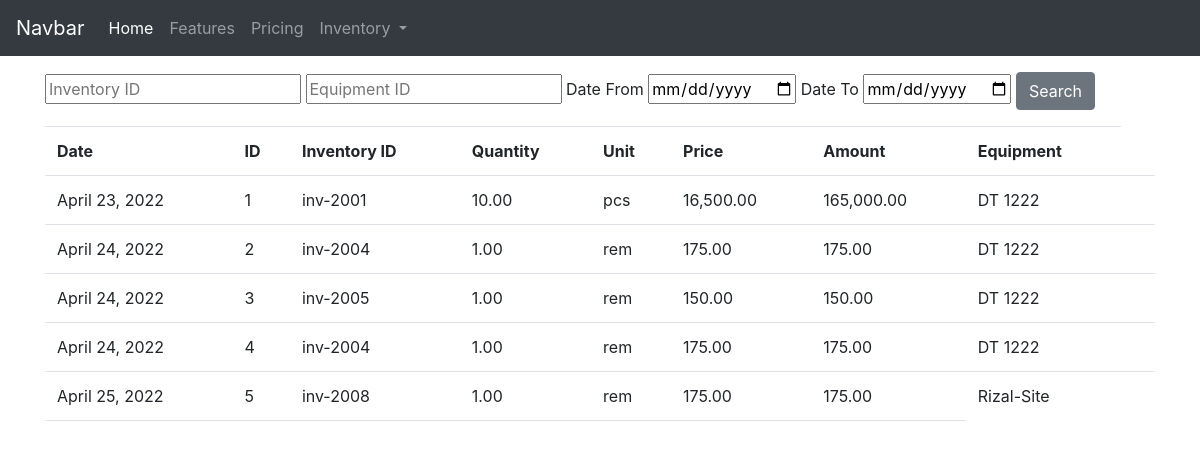
The app's page /inventorylist/, older data.
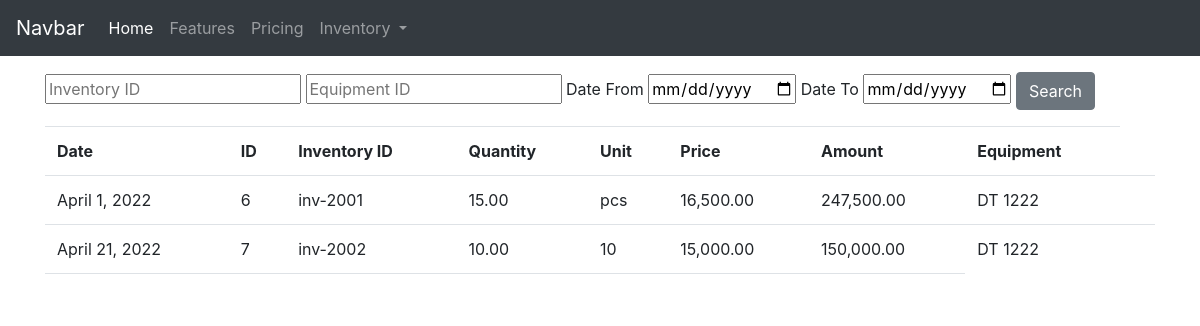
The same page, newer data.
### inventory_management/models.py (models this page shows, shortened)
class inventory_transaction(models.Model):
    CATEGORY_TYPE = (
        ('1', _('Tires')),
        ('2', _('Oil & Lubricants')),
        ('3', _('Mechanical Parts')),
        ('4', _('Office Supplies')),
        ('5', _('Tools Supplies')),
        ('6', _('Others Supplies')),
    )
    transactions_inventory = models.ForeignKey(inventory_db, on_delete=models.CASCADE, null=True, blank=True)
    trans_date = models.DateField(default=date.today, verbose_name=_('Date'))
    inventory_id = models.CharField(max_length=20, verbose_name=_('Inventory id'))
    brand = models.CharField(max_length=100,verbose_name=_('Brand'))
    category_inv = models.CharField(max_length=25, choices=CATEGORY_TYPE, verbose_name=_('Category Type'))
    item_description = models.CharField(max_length=100, verbose_name=_('Item Description'))
    quantity = models.DecimalField(max_digits=19,decimal_places=2,null=True, blank=True)
    unit_measurement = models.CharField(max_length=50, verbose_name=_('Unit'))
    inventory_price = models.DecimalField(max_digits=19,decimal_places=2,null=True, blank=True)
    inventory_amount = models.DecimalField(max_digits=19,decimal_places=2,null=True, blank=True)
    equipment = models.CharField(max_length=20, verbose_name=_('equipment'))
    update = models.DateTimeField(auto_now=True)
    created = models.DateTimeField(auto_now_add=True)
    class Meta:
        ordering = ['-transactions_inventory']
        verbose_name = _('inventory_transaction')
        verbose_name_plural = _('inventories_transactions')
        db_table = 'inventory_transaction'

### inventory_management/views.py (the view)
# urls.py: path('inventorylist/', views.inventory_list, name="inventorylist"),
def inventory_list(request):
    if request.method=="POST":
        equipment_search = request.POST.get('equipment_id')
        inventory_search = request.POST.get('Inventory_id')
        date_from = request.POST.get('date_from')
        date_to = request.POST.get('date_to')
        if equipment_search != '' and  inventory_search != '':
            searchResult = inventory_transaction.objects.raw('SELECT id, inventory_id, quantity,\
                                                unit_measurement,inventory_price,inventory_amount,\
                                                    equipment\
                                                from inventory_transaction where \
                                                equipment like "%'+ equipment_search +'%" and \
                                                inventory_id like "%'+ inventory_search +'%"' )
            return render (request,"inventoryList.html", {"inventory_list": searchResult})
        elif equipment_search != '' and inventory_search == '':
            searchResult = inventory_transaction.objects.raw('SELECT id, inventory_id, quantity,\
                                                unit_measurement,inventory_price,inventory_amount,\
                                                    equipment\
                                                from inventory_transaction where \
                                                equipment like "%'+ equipment_search +'%"' )
            return render (request,"inventoryList.html", {"inventory_list": searchResult})
        elif equipment_search == '' and inventory_search != '':
            searchResult = inventory_transaction.objects.raw('SELECT id, inventory_id, quantity,\
                                                unit_measurement,inventory_price,inventory_amount,\
                                                    equipment\
                                                from inventory_transaction where \
                                                inventory_id like "%'+ inventory_search +'%"' )
            return render (request,"inventoryList.html", {"inventory_list": searchResult})
        elif equipment_search =='' and inventory_search == '' and date_from !='' and date_to !='' :
            searchResult = inventory_transaction.objects.raw('SELECT id, inventory_id, quantity,\
                                                unit_measurement,inventory_price,inventory_amount,\
                                                    equipment\
                                                from inventory_transaction where \
                                                    trans_date BETWEEN \
                                                     "'+ date_from +'"  AND "'+ date_to +'"' )
            return render (request,"inventoryList.html", {"inventory_list": searchResult}
                                        )
        elif equipment_search == '' and inventory_search == '':
            context = {
            'inventory_list': inventory_transaction.objects.all()
            }
            return render(request,'inventoryList.html',context)
    else:
        context = {
            'inventory_list': inventory_transaction.objects.all()
        }
        return render(request,'inventoryList.html',context)

### inventory_management/templates/inventoryList.html (shortened to what this page needs)
{% extends 'base.html' %}
{% block content %}
<form class="form" action="{% url 'inventorylist' %}" method ="POST">
    <div class="container mt-3">
        <input type="text"
        name='Inventory_id'
        placeholder="Inventory ID"
        />
        <input type="text"
        name='equipment_id'
        placeholder="Equipment ID"
        />
        <label for="DateFrom">Date From</label>
        <input type="date"
        name='date_from'
        />
        <label for="DateTo">Date To</label>
        <input type="date"
        name='date_to'
        />
        <button type="submit" class="btn btn-secondary">Search</button>
    </div>
    <div class="container mt-3">
        <table class="table table-borderless" id="inventoryList_table">
            <thead class="border-bottom font-weight-bold">
                    <td>Date</td>
                    <td>ID</td>
                    <td>Inventory ID</td>
                    <td>Quantity</td>
                    <td>Unit</td>
                    <td>Price</td>
                    <td>Amount</td>
                    <td>Equipment</td>
            </thead>
            <tbody>
                {% for list in inventory_list%}
                    <tr>
                        <td>{{list.trans_date}}</td>
                        <td>{{list.id}}</td>
                        <td>{{list.inventory_id}}</td>
                        <td>{{list.quantity}}</td>
                        <td>{{list.unit_measurement}}</td>
                        <td>{{list.inventory_price}}</td>
                        <td id="inventoryAmount">{{list.inventory_amount}}</td>
                        <td>{{list.equipment}}</td>
                        <td>
                        </td>
                    </tr>
                    {% empty %}
                        <p>
                            No Record found click add new Button
                        </p>
                {% endfor %}
                <tr>
                    <td></td>
                    <td></td>
                    <td></td>
                    <td></td>
                    <td></td>
                    <td></td>
                    <td id="Total_amount">
                    </td>
                </tr>
            </tbody>
        </table>
    </div>
</form>
{% endblock %}

### inventory_management/templates/base.html (shortened to what this page needs)
<!DOCTYPE html>
<html lang="en">
<head>
  <link rel="stylesheet" href="https://maxcdn.bootstrapcdn.com/bootstrap/4.0.0-beta/css/bootstrap.min.css">
</head>
<body>
  <nav class="navbar navbar-expand-lg navbar-dark bg-dark">
    <a class="navbar-brand" href="#">Navbar</a>
    <div class="collapse navbar-collapse" id="navbarNavDropdown">
      <ul class="navbar-nav">
        <li class="nav-item active">
          <a class="nav-link" href="#">Home <span class="sr-only">(current)</span></a>
        </li>
        <li class="nav-item">
          <a class="nav-link" href="#">Features</a>
        </li>
        <li class="nav-item">
          <a class="nav-link" href="#">Pricing</a>
        </li>
        <li class="nav-item dropdown">
          <a class="nav-link dropdown-toggle" href="{% url 'test' %}" id="navbarDropdownMenuLink" data-toggle="dropdown" aria-haspopup="true" aria-expanded="false">
            Inventory
        </a>
        </li>
      </ul>
    </div>
  </nav>
</body>
</html>
{% block content %}
{% endblock %}

Row changes from the older to the newer data that the page shows:
removed inventory_transaction: trans_date "April 23, 2022", id "1", inventory_id "inv-2001", quantity "10.00", unit_measurement "pcs", inventory_price "16,500.00", inventory_amount "165,000.00", equipment "DT 1222"
removed inventory_transaction: trans_date "April 24, 2022", id "2", inventory_id "inv-2004", quantity "1.00", unit_measurement "rem", inventory_price "175.00", inventory_amount "175.00", equipment "DT 1222"
removed inventory_transaction: trans_date "April 24, 2022", id "3", inventory_id "inv-2005", quantity "1.00", unit_measurement "rem", inventory_price "150.00", inventory_amount "150.00", equipment "DT 1222"
removed inventory_transaction: trans_date "April 24, 2022", id "4", inventory_id "inv-2004", quantity "1.00", unit_measurement "rem", inventory_price "175.00", inventory_amount "175.00", equipment "DT 1222"
removed inventory_transaction: trans_date "April 25, 2022", id "5", inventory_id "inv-2008", quantity "1.00", unit_measurement "rem", inventory_price "175.00", inventory_amount "175.00", equipment "Rizal-Site"
added inventory_transaction: trans_date "April 1, 2022", id "6", inventory_id "inv-2001", quantity "15.00", unit_measurement "pcs", inventory_price "16,500.00", inventory_amount "247,500.00", equipment "DT 1222"
added inventory_transaction: trans_date "April 21, 2022", id "7", inventory_id "inv-2002", quantity "10.00", unit_measurement "10", inventory_price "15,000.00", inventory_amount "150,000.00", equipment "DT 1222"
